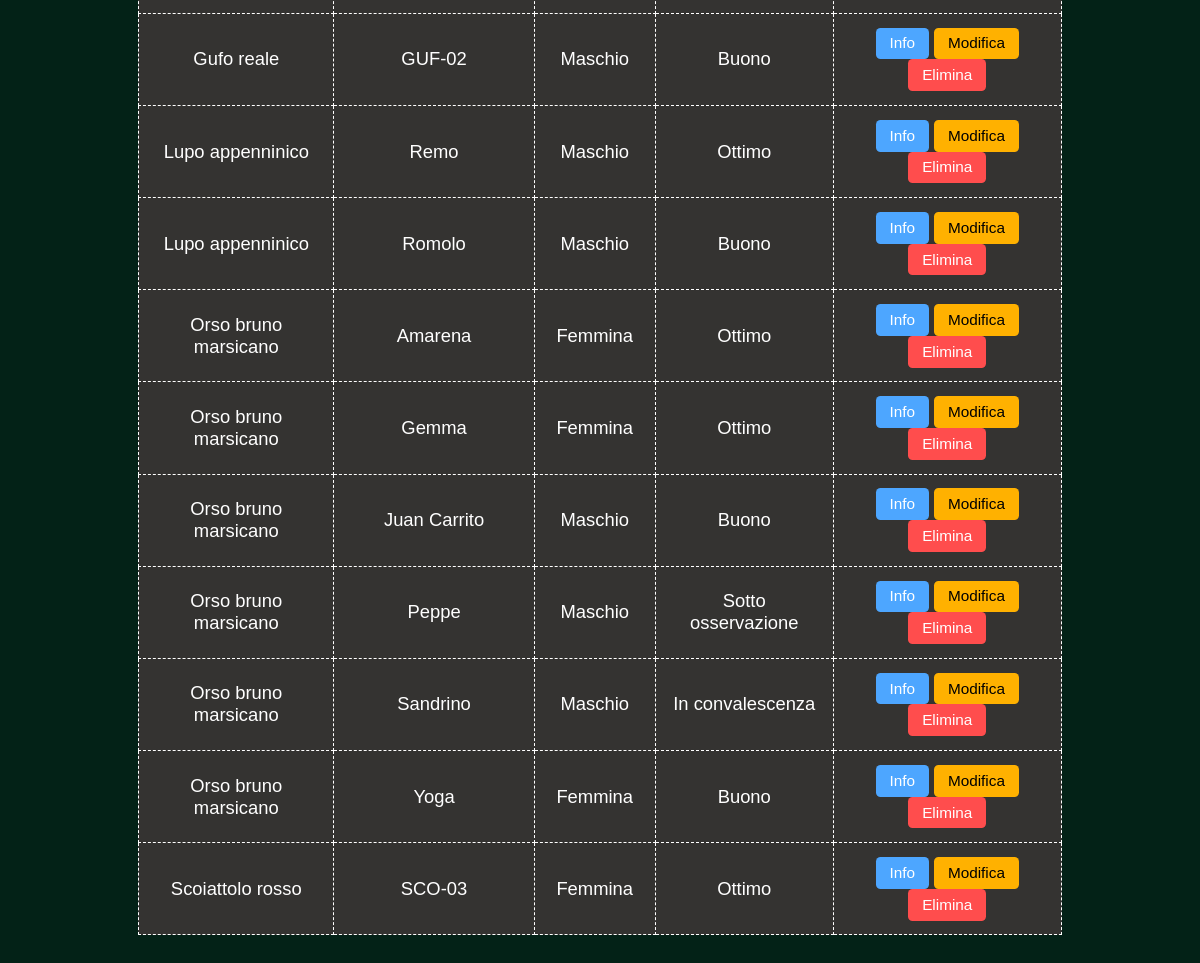
/PHP-HTML/tabella_fauna.php (signed in, lower part), run on an earlier commit of the app's database.
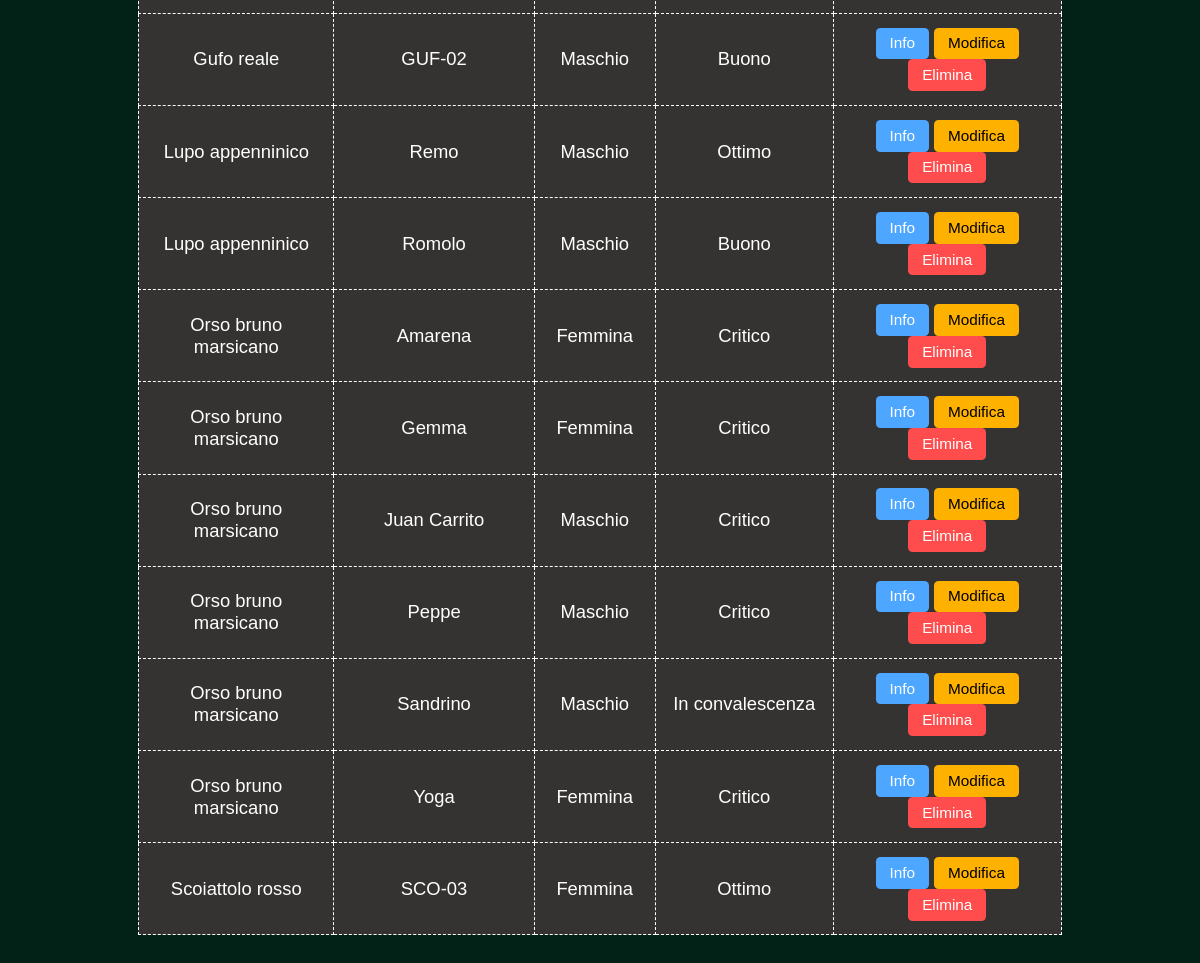
And on a later commit of the database.
### tables this page shows
CREATE TABLE `ESEMPLARE` (
  `Nome_Specie_Fauna` varchar(100) NOT NULL,
  `Nome_Esemplare` varchar(100) NOT NULL,
  `Sesso` enum('M','F') NOT NULL,
  `Data_Nascita` date DEFAULT NULL,
  `Stato_Salute` varchar(50) NOT NULL,
  `Totale_Visite_Subite` int(11) DEFAULT 0
);

### PHP-HTML/tabella_fauna.php (the view, shortened to what this page needs)
<?php
$ruolo = $_SESSION['ruolo'];
$matricola = $_SESSION['matricola'];
$servername = "localhost";
$username_db = "root";
$password_db = "";
$dbname = "parchi_naturali";
$conn = mysqli_connect($servername, $username_db, $password_db, $dbname);
$parco_filtro = "";
if ($ruolo === 'guardiaparco') {
    $query_parco = "SELECT Parco_Assegnato FROM GUARDIAPARCO WHERE Matricola = '$matricola'";
    $res_parco = mysqli_query($conn, $query_parco);
    if ($row_parco = mysqli_fetch_assoc($res_parco)) {
        $parco_filtro = $row_parco['Parco_Assegnato'];
    }
}
?>
<!DOCTYPE html>
<html lang="it">
<head>
</head>
<body>
    <table>
        <tbody>
            <?php
            if ($ruolo === 'guardiaparco') {
                $query = "SELECT E.Nome_Specie_Fauna, E.Nome_Esemplare, E.Sesso, E.Stato_Salute
                          FROM ESEMPLARE E
                          JOIN PERMANENZA P ON E.Nome_Specie_Fauna = P.Nome_Specie_Fauna AND E.Nome_Esemplare = P.Nome_Esemplare
                          WHERE P.Nome_Parco = '" . mysqli_real_escape_string($conn, $parco_filtro) . "'
                          AND P.Data_Fine IS NULL";
            } else {
                $query = "SELECT E.Nome_Specie_Fauna, E.Nome_Esemplare, E.Sesso, E.Stato_Salute, P.Nome_Parco
                          FROM ESEMPLARE E
                          LEFT JOIN PERMANENZA P ON E.Nome_Specie_Fauna = P.Nome_Specie_Fauna AND E.Nome_Esemplare = P.Nome_Esemplare AND P.Data_Fine IS NULL";
            }
            $result = mysqli_query($conn, $query);
            if (mysqli_num_rows($result) > 0) {
                while ($row = mysqli_fetch_assoc($result)) {
                    $specie_js = addslashes($row['Nome_Specie_Fauna']);
                    $nome_js = addslashes($row['Nome_Esemplare']);
                    echo "<tr>";
                    echo "<td>" . htmlspecialchars($row['Nome_Specie_Fauna']) . "</td>";
                    echo "<td>" . htmlspecialchars($row['Nome_Esemplare']) . "</td>";
                    echo "<td>" . ($row['Sesso'] === 'M' ? 'Maschio' : 'Femmina') . "</td>";
                    echo "<td>" . htmlspecialchars($row['Stato_Salute']) . "</td>";
                    echo "<td>";
                    echo "<button class='btn-info' onclick=\"infoFauna('$specie_js', '$nome_js')\">Info</button> ";
                    echo "<button class='btn-update' onclick=\"modificaFauna('$specie_js', '$nome_js')\">Modifica</button> ";
                    echo "<button class='btn-delete' onclick=\"eliminaFauna('$specie_js', '$nome_js')\">Elimina</button>";
                    echo "</td>";
                    echo "</tr>";
                }
            } else {
                $cols = $ruolo === 'admin' ? 6 : 5;
                echo "<tr><td colspan='$cols'>Nessun esemplare trovato.</td></tr>";
            }
            ?>
        </tbody>
    </table>
</body>
</html>

What changed in the data, as far as the page shows it:
changed esemplare "Amarena": Stato_Salute "Ottimo" → "Critico"
changed esemplare "Gemma": Stato_Salute "Ottimo" → "Critico"
changed esemplare "Juan Carrito": Stato_Salute "Buono" → "Critico"
changed esemplare "Peppe": Stato_Salute "Sotto osservazione" → "Critico"
changed esemplare "Yoga": Stato_Salute "Buono" → "Critico"
